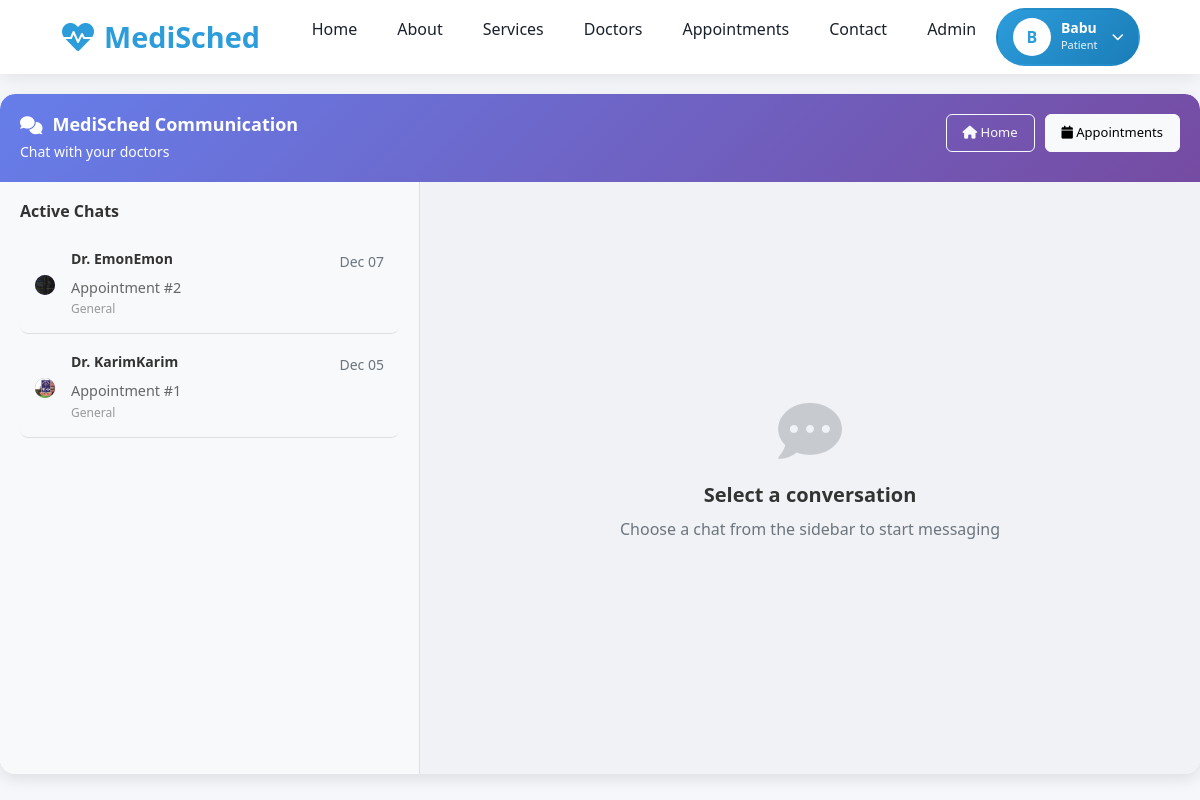
Before: /communication/ (signed in) with the older database file.
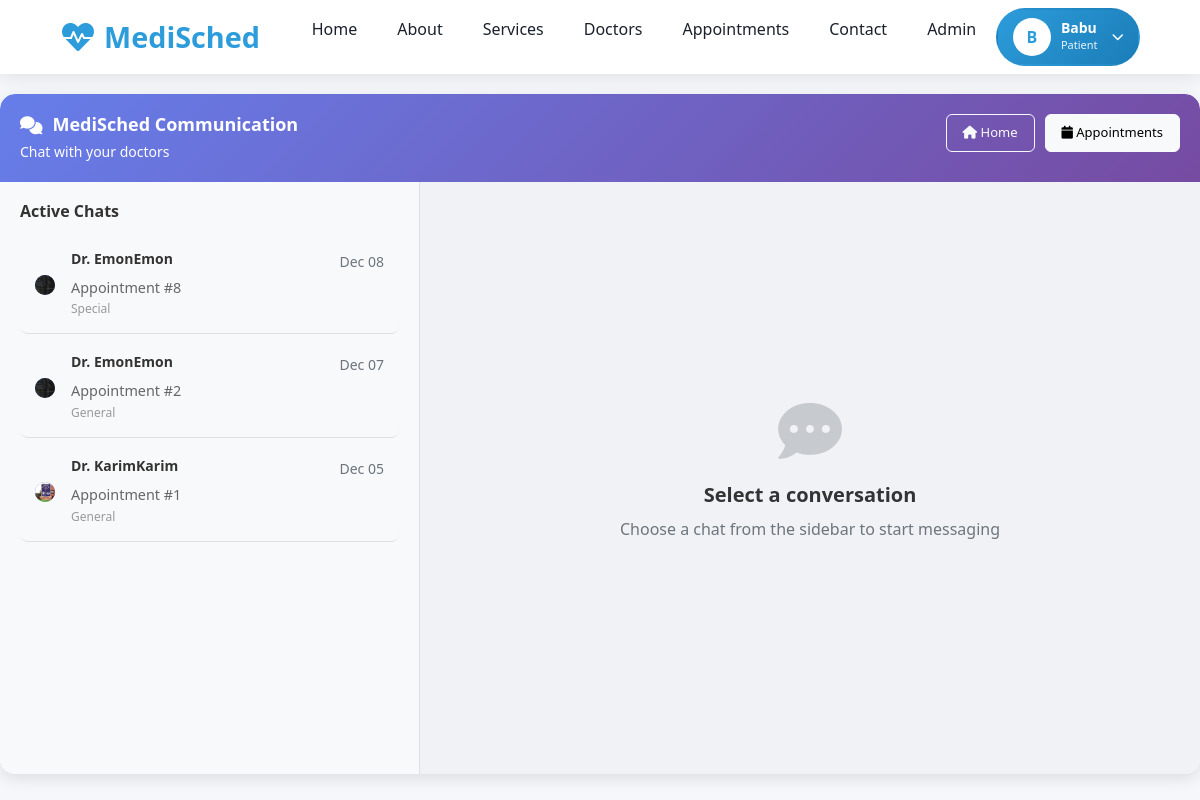
After: the same page with the newer database file.
### communication/models.py (models this page shows, shortened)
class Conversation(models.Model):
    appointment = models.OneToOneField(Appointment, on_delete=models.CASCADE, related_name='conversation')
    patient = models.ForeignKey(settings.AUTH_USER_MODEL, on_delete=models.CASCADE, related_name='patient_conversations')
    doctor = models.ForeignKey(Doctor, on_delete=models.CASCADE, related_name='doctor_conversations')
    is_active = models.BooleanField(default=True)
    created_at = models.DateTimeField(auto_now_add=True)
    updated_at = models.DateTimeField(auto_now=True)
    class Meta:
        ordering = ['-updated_at']

### doctor/models.py (models this page shows, shortened)
class Doctor(models.Model):
    user = models.OneToOneField(CustomUser, on_delete=models.CASCADE, related_name='doctor_profile')
    about = models.TextField(blank=True, null=True)
    bmdc_number = models.CharField(max_length=255, blank=True, null=True)
    qualification = models.CharField(max_length=255, blank=True, null=True)
    total_experience = models.PositiveIntegerField(default=0)  # Only non-negative numbers
    working_hours = models.JSONField(blank=True, null=True)  # e.g., {"Mon": "9-5", "Tue": "10-4"}
    profile_image = models.ImageField(upload_to='doctor_profiles/', blank=True, null=True)
    is_verified = models.BooleanField(default=False)
    rating = models.DecimalField(max_digits=3, decimal_places=2, default=0.0, blank=True, null=True)
    total_reviews = models.PositiveIntegerField(default=0)
    division = models.ForeignKey(Division, on_delete=models.SET_NULL, null=True, blank=True)
    district = models.ForeignKey(District, on_delete=models.SET_NULL, null=True, blank=True)
    upazila = models.ForeignKey(Upazila, on_delete=models.SET_NULL, null=True, blank=True)
    departments = models.ManyToManyField(Department, through='DoctorSpecializationDepartment', blank=True)
    symptoms = models.ManyToManyField(Symptom, through='DoctorSpecializationSymptom', blank=True)

### users/models.py (models this page shows, shortened)
class CustomUser(AbstractUser):
    ROLE_PATIENT = 'patient'
    ROLE_DOCTOR = 'doctor'
    ROLE_CHOICES = [
        (ROLE_PATIENT, 'Patient'),
        (ROLE_DOCTOR, 'Doctor'),
    ]
    role = models.CharField(max_length=10, choices=ROLE_CHOICES, default=ROLE_PATIENT)
    phone = models.CharField(max_length=20, blank=True)
    location = models.CharField(max_length=150, blank=True)
    def is_doctor(self):
        return self.role == self.ROLE_DOCTOR

### appointment/models.py (models this page shows, shortened)
class Appointment(models.Model):
    APPOINTMENT_STATUS = (
        ('pending', 'Pending'),
        ('confirmed', 'Confirmed'),
        ('completed', 'Completed'),
        ('cancelled', 'Cancelled'),
    )
    PAYMENT_STATUS = (
        ('pending', 'Pending'),
        ('paid', 'Paid'),
        ('failed', 'Failed'),
        ('refunded', 'Refunded'),
    )
    PAYMENT_METHODS = (
        ('bkash', 'bKash'),
        ('nagad', 'Nagad'),
        ('card', 'Card'),
        ('mobile_banking', 'Mobile Banking'),
    )
    CONSULTATION_TYPES = (
        ('instant', 'Instant Video Consultation'),
        ('scheduled', 'Scheduled Appointment'),
    )
    patient = models.ForeignKey(settings.AUTH_USER_MODEL, on_delete=models.CASCADE, related_name='appointments')
    doctor = models.ForeignKey(Doctor, on_delete=models.CASCADE, related_name='appointments')
    patient_phone = models.CharField(max_length=15)
    patient_name = models.CharField(max_length=100, blank=True)
    patient_age = models.PositiveIntegerField(null=True, blank=True)
    patient_gender = models.CharField(max_length=10, choices=[('male', 'Male'), ('female', 'Female'), ('other', 'Other')], blank=True)
    appointment_type = models.CharField(max_length=20, choices=CONSULTATION_TYPES, default='scheduled')
    consultation_type = models.CharField(max_length=20, choices=[('general', 'General'), ('special', 'Special')])
    appointment_date = models.DateTimeField(null=True, blank=True)
    preferred_time = models.CharField(max_length=50, blank=True)
    completed_at = models.DateTimeField(null=True, blank=True, verbose_name='Marked as completed on')
    completed_by_doctor = models.BooleanField(default=False, verbose_name='Marked as completed by doctor')
    cancellation_reason = models.TextField(blank=True, verbose_name='Reason for cancellation')
    cancelled_at = models.DateTimeField(null=True, blank=True)
    actual_start_time = models.DateTimeField(null=True, blank=True, verbose_name='Actual consultation start time')
    actual_end_time = models.DateTimeField(null=True, blank=True, verbose_name='Actual consultation end time')
    consultation_duration = models.PositiveIntegerField(default=0, verbose_name='Consultation duration (minutes)')
    doctor_notes = models.TextField(blank=True, verbose_name='Doctor notes after consultation')
    follow_up_required = models.BooleanField(default=False)
    follow_up_date = models.DateTimeField(null=True, blank=True)
    follow_up_notes = models.TextField(blank=True)
    consultation_fee = models.DecimalField(max_digits=10, decimal_places=2, default=0)
    vat_amount = models.DecimalField(max_digits=10, decimal_places=2, default=0)
    platform_fee = models.DecimalField(max_digits=10, decimal_places=2, default=29.00)
    total_amount = models.DecimalField(max_digits=10, decimal_places=2, default=0)
    payment_method = models.CharField(max_length=20, choices=PAYMENT_METHODS, blank=True, null=True)
    payment_status = models.CharField(max_length=20, choices=PAYMENT_STATUS, default='pending')
    transaction_id = models.CharField(max_length=100, blank=True)
    status = models.CharField(max_length=20, choices=APPOINTMENT_STATUS, default='pending')
    symptoms = models.TextField(blank=True)
    previous_prescriptions = models.FileField(upload_to='prescriptions/', blank=True, null=True)
    patient_test_reports = models.FileField(upload_to='test_reports/', blank=True, null=True, verbose_name='Test Reports')
    created_at = models.DateTimeField(auto_now_add=True)
    updated_at = models.DateTimeField(auto_now=True)

### communication/views.py (the view)
# urls.py: path('', views.chat_home, name='chat_home'),
@login_required
def chat_home(request):
    if request.user.is_doctor():
        conversations = Conversation.objects.filter(
            doctor=request.user.doctor_profile,
            is_active=True
        ).select_related('patient', 'appointment')
    else:
        conversations = Conversation.objects.filter(
            patient=request.user,
            is_active=True
        ).select_related('doctor', 'doctor__user', 'appointment')
    context = {
        'conversations': conversations,
    }
    return render(request, 'communication/chat_home.html', context)

### communication/templates/communication/chat_home.html (shortened to what the changed rows need)
{% extends 'base.html' %}
{% block extra_css %}
<link href="https://cdn.jsdelivr.net/npm/bootstrap@5.1.3/dist/css/bootstrap.min.css" rel="stylesheet">
<link rel="stylesheet" href="https://cdnjs.cloudflare.com/ajax/libs/font-awesome/6.0.0/css/all.min.css">
{% endblock %}
{% block content %}
<div id="main-scroll-container">
    <div class="chat-container">
        <div class="content-row">
            <div class="sidebar">
                <div class="sidebar-inner">
                    {% if conversations %}
                        {% for conversation in conversations %}
                        <a href="{% url 'communication:chat_detail' conversation.appointment.id %}"
                           class="text-decoration-none">
                            <div class="chat-item {% if request.resolver_match.kwargs.appointment_id == conversation.appointment.id %}active{% endif %}">
                                <div class="d-flex align-items-center">
                                    <div class="chat-avatar me-3">
                                        {% if user.role == 'doctor' %}
                                            {% if conversation.patient.profile_image %}
                                                <img src="{{ conversation.patient.profile_image.url }}" alt="{{ conversation.patient.username }}">
                                            {% else %}
                                                <i class="fas fa-user"></i>
                                            {% endif %}
                                        {% else %}
                                            {% if conversation.doctor.profile_image %}
                                                <img src="{{ conversation.doctor.profile_image.url }}" alt="Dr. {{ conversation.doctor.user.username }}">
                                            {% else %}
                                                <i class="fas fa-user-md"></i>
                                            {% endif %}
                                        {% endif %}
                                    </div>
                                    <div class="chat-info flex-grow-1">
                                        <div class="d-flex justify-content-between align-items-start">
                                            <h6>
                                                {% if user.role == 'doctor' %}
                                                    {{ conversation.patient.get_full_name|default:conversation.patient.username }}
                                                {% else %}
                                                    Dr. {{ conversation.doctor.user.get_full_name|default:conversation.doctor.user.username }}
                                                {% endif %}
                                            </h6>
                                            <span class="text-muted small ms-2">
                                                {{ conversation.updated_at|date:"M d" }}
                                            </span>
                                        </div>
                                        <p class="mb-0">
                                            Appointment #{{ conversation.appointment.id }}
                                        </p>
                                        <p class="mb-0 small">
                                            {{ conversation.appointment.get_consultation_type_display }}
                                        </p>
                                    </div>
                                </div>
                            </div>
                        </a>
                        {% endfor %}
                    {% endif %}
                </div>
            </div>
        </div>
    </div>
</div>
{% endblock %}

Changed rows visible on the page:
added Conversation: doctor.profile_image (picture), doctor.user.get_full_name "EmonEmon", updated_at "Dec 08", appointment.id "8", appointment.consultation_type "Special"
